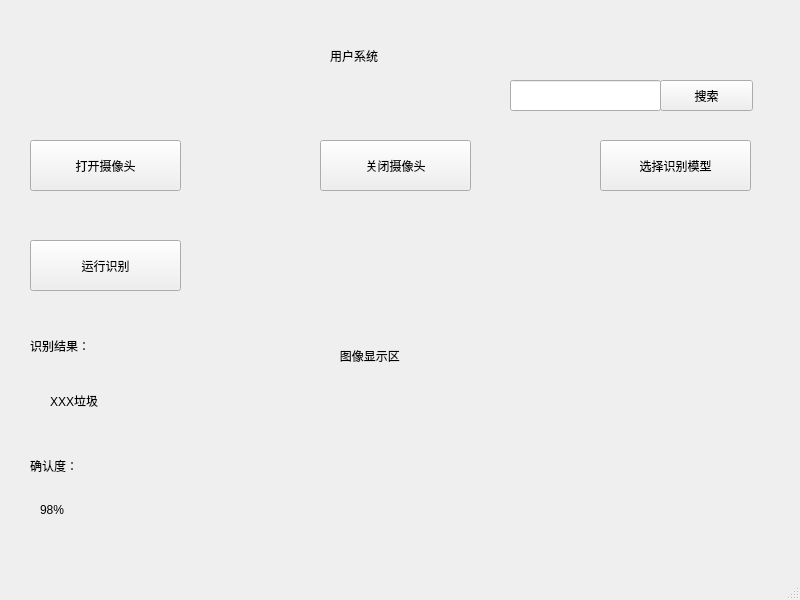
<?xml version="1.0" encoding="UTF-8"?>
<ui version="4.0">
 <class>MainWindow</class>
 <widget class="QMainWindow" name="MainWindow">
  <property name="geometry">
   <rect>
    <x>0</x>
    <y>0</y>
    <width>800</width>
    <height>600</height>
   </rect>
  </property>
  <property name="windowTitle">
   <string>MainWindow</string>
  </property>
  <widget class="QWidget" name="centralwidget">
   <widget class="QLabel" name="label_title">
    <property name="geometry">
     <rect>
      <x>330</x>
      <y>30</y>
      <width>141</width>
      <height>51</height>
     </rect>
    </property>
    <property name="text">
     <string>用户系统</string>
    </property>
    <property name="wordWrap">
     <bool>false</bool>
    </property>
   </widget>
   <widget class="QPushButton" name="pushButton_3">
    <property name="geometry">
     <rect>
      <x>600</x>
      <y>140</y>
      <width>151</width>
      <height>51</height>
     </rect>
    </property>
    <property name="text">
     <string>选择识别模型</string>
    </property>
   </widget>
   <widget class="QPushButton" name="pushButton_4">
    <property name="geometry">
     <rect>
      <x>30</x>
      <y>240</y>
      <width>151</width>
      <height>51</height>
     </rect>
    </property>
    <property name="text">
     <string>运行识别</string>
    </property>
   </widget>
   <widget class="QLabel" name="label">
    <property name="geometry">
     <rect>
      <x>30</x>
      <y>320</y>
      <width>141</width>
      <height>51</height>
     </rect>
    </property>
    <property name="text">
     <string>识别结果：</string>
    </property>
   </widget>
   <widget class="QLabel" name="label_2">
    <property name="geometry">
     <rect>
      <x>50</x>
      <y>380</y>
      <width>121</width>
      <height>41</height>
     </rect>
    </property>
    <property name="text">
     <string>XXX垃圾</string>
    </property>
   </widget>
   <widget class="QLabel" name="label_3">
    <property name="geometry">
     <rect>
      <x>30</x>
      <y>440</y>
      <width>151</width>
      <height>51</height>
     </rect>
    </property>
    <property name="text">
     <string>确认度：</string>
    </property>
   </widget>
   <widget class="QLabel" name="label_4">
    <property name="geometry">
     <rect>
      <x>40</x>
      <y>494</y>
      <width>111</width>
      <height>31</height>
     </rect>
    </property>
    <property name="text">
     <string>98%</string>
    </property>
   </widget>
   <widget class="QLabel" name="label_5">
    <property name="geometry">
     <rect>
      <x>230</x>
      <y>220</y>
      <width>521</width>
      <height>271</height>
     </rect>
    </property>
    <property name="text">
     <string>                                 图像显示区</string>
    </property>
   </widget>
   <widget class="QLineEdit" name="lineEdit">
    <property name="geometry">
     <rect>
      <x>510</x>
      <y>80</y>
      <width>151</width>
      <height>31</height>
     </rect>
    </property>
   </widget>
   <widget class="QPushButton" name="pushButton_5">
    <property name="geometry">
     <rect>
      <x>660</x>
      <y>80</y>
      <width>93</width>
      <height>31</height>
     </rect>
    </property>
    <property name="text">
     <string>搜索</string>
    </property>
   </widget>
   <widget class="QPushButton" name="pushButton_2">
    <property name="geometry">
     <rect>
      <x>320</x>
      <y>140</y>
      <width>151</width>
      <height>51</height>
     </rect>
    </property>
    <property name="text">
     <string>关闭摄像头</string>
    </property>
   </widget>
   <widget class="QPushButton" name="pushButton">
    <property name="geometry">
     <rect>
      <x>30</x>
      <y>140</y>
      <width>151</width>
      <height>51</height>
     </rect>
    </property>
    <property name="text">
     <string>打开摄像头</string>
    </property>
   </widget>
  </widget>
  <widget class="QMenuBar" name="menubar">
   <property name="geometry">
    <rect>
     <x>0</x>
     <y>0</y>
     <width>800</width>
     <height>26</height>
    </rect>
   </property>
  </widget>
  <widget class="QStatusBar" name="statusbar"/>
 </widget>
 <resources/>
 <connections/>
</ui>
